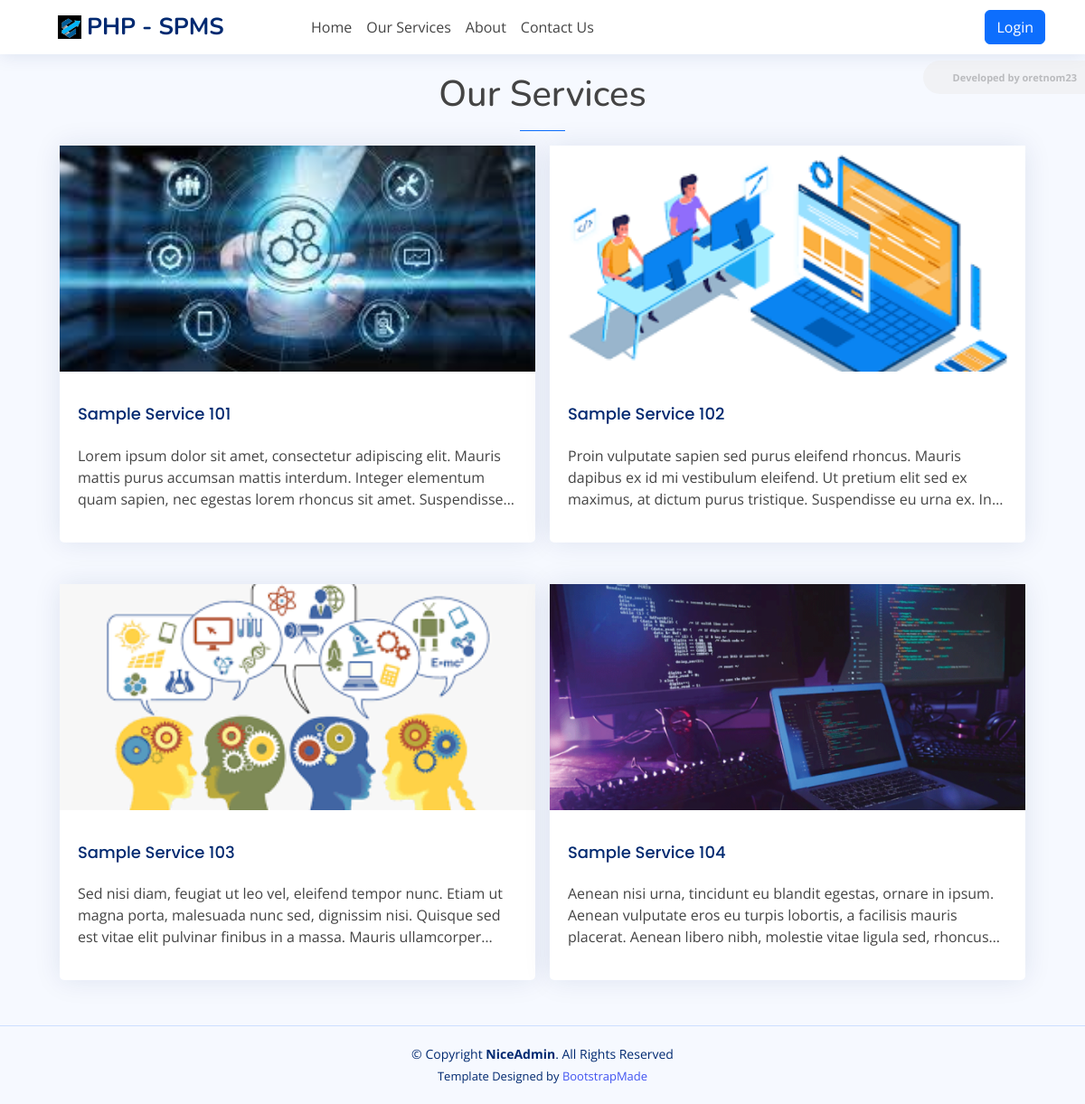
/?page=services, run on the app's committed database.
### tables this page shows
CREATE TABLE `service_list` (
  `id` bigint(30) NOT NULL,
  `name` text NOT NULL,
  `description` text NOT NULL,
  `image_path` text DEFAULT NULL,
  `status` tinyint(1) NOT NULL DEFAULT 1,
  `created_at` datetime NOT NULL DEFAULT current_timestamp(),
  `updated_at` datetime NOT NULL
);

### classes/DBConnection.php (called while the page is built, shortened)
<?php
class DBConnection{
    private $host = DB_SERVER;
    private $username = DB_USERNAME;
    private $password = DB_PASSWORD;
    private $database = DB_NAME;
    public $conn;
    public function __construct(){
        if (!isset($this->conn)) {
            $this->conn = new mysqli($this->host, $this->username, $this->password, $this->database);
        }
    }
}
?>

### classes/SystemSettings.php (called while the page is built, shortened)
<?php
class SystemSettings extends DBConnection{
	function info($field=''){
		if(!empty($field)){
			if(isset($_SESSION['system_info'][$field]))
				return $_SESSION['system_info'][$field];
			else
				return false;
		}else{
			return false;
		}
	}
}
$_settings = new SystemSettings();
?>

### config.php (called while the page is built, shortened)
<?php
require_once('classes/DBConnection.php');
require_once('classes/SystemSettings.php');
function validate_image($file){
    global $_settings;
	if(!empty($file)){
        $ex = explode("?",$file);
        $file = $ex[0];
        $ts = isset($ex[1]) ? "?".$ex[1] : '';
		if(is_file(base_app.$file)){
			return base_url.$file.$ts;
		}else{
			return base_url.($_settings->info('logo'));
		}
	}else{
		return base_url.($_settings->info('logo'));
	}
}
?>

### services/index.php (the view, shortened to what this page needs)
<h1 class="pageTitle text-center">Our Services</h1>
<hr class="mx-auto bg-primary border-primary opacity-100" style="width:50px">
<div class="container-sm">
    <?php
    $services = $conn->query("SELECT * FROM `service_list` where `status` = 1 order by `name` asc")->fetch_all(MYSQLI_ASSOC);
    ?>
    <div id="service-list">
        <?php if(count($services) > 0): ?>
        <?php foreach($services as $row): ?>
        <a href="<?= base_url.'?page=services/view&id='.$row['id'] ?>" class="service-item text-decoration-none text-reset">
            <div class="card">
                <div class="service-card-img">
                    <img src="<?= validate_image($row['image_path']) ?>" alt="">
                </div>
                <div class="card-body pt-3">
                    <h4 class="card-title"><?= $row['name'] ?></h4>
                    <p class="truncate-3"><?= strip_tags(htmlspecialchars_decode($row['description'])) ?></p>
                </div>
            </div>
        </a>
        <?php endforeach; ?>
        <?php endif; ?>
    </div>
</div>

### index.php (shortened to what this page needs)
<?php require_once('./config.php'); ?>
<!DOCTYPE html>
<html lang="en">
<?php require_once('inc/header.php') ?>
  <body class="toggle-sidebar">
     <?php $page = isset($_GET['page']) ? $_GET['page'] : 'home';  ?>
     <?php require_once('inc/topBarNav.php') ?>
      <main id="main" class="main">
        <div class="container-xl px-4">
          <?php
            if(!file_exists($page.".php") && !is_dir($page)){
                include '404.html';
            }else{
              if(is_dir($page))
                include $page.'/index.php';
              else
                include $page.'.php';
            }
          ?>
        </div>
      </main>
    <?php require_once('inc/footer.php') ?>
  </body>
</html>

### inc/header.php (shortened to what this page needs)
<head>
    <link href="<?= base_url ?>assets/vendor/bootstrap/css/bootstrap.min.css" rel="stylesheet">
    <link href="<?= base_url ?>assets/vendor/bootstrap-icons/bootstrap-icons.css" rel="stylesheet">
    <link href="<?= base_url ?>assets/vendor/boxicons/css/boxicons.min.css" rel="stylesheet">
    <link href="<?= base_url ?>assets/vendor/quill/quill.snow.css" rel="stylesheet">
    <link href="<?= base_url ?>assets/vendor/quill/quill.bubble.css" rel="stylesheet">
    <link href="<?= base_url ?>assets/vendor/remixicon/remixicon.css" rel="stylesheet">
    <link href="<?= base_url ?>assets/vendor/simple-datatables/style.css" rel="stylesheet">
    <link href="<?= base_url ?>assets/css/style.css" rel="stylesheet">
    <link href="<?= base_url ?>assets/css/custom.css" rel="stylesheet">
  </head>

### inc/topBarNav.php
<header id="header" class="header fixed-top d-flex align-items-center">
  <div class="container-lg d-flex justify-content-between px-4">
    <div class="d-flex align-items-center justify-content-between">
      <a href="index.html" class="logo d-flex align-items-center">
        <img src="<?= validate_image($_settings->info('logo')) ?>" alt="System Logo">
        <span class="d-none d-lg-block"><?= $_settings->info('short_name') ?></span>
      </a>
    </div>
    <nav class="header-nav me-auto">
      <ul class="d-flex align-items-center h-100">
        <li class="nav-item pe-3">
            <a href="<?= base_url ?>" class="nav-link">Home</a>
        </li>
        <li class="nav-item pe-3">
            <a href="<?= base_url.'?page=services' ?>" class="nav-link">Our Services</a>
        </li>
        <li class="nav-item pe-3">
            <a href="<?= base_url."?page=about" ?>" class="nav-link">About</a>
        </li>
        <li class="nav-item pe-3">
            <a href="<?= base_url.'?page=contact' ?>" class="nav-link">Contact Us</a>
        </li>
      </ul>
    </nav>
    <div class="d-flex align-items-center justify-content-between">
            <a href="<?= base_url.'admin' ?>" class="btn btn-primary">Login</a>
    </div>
  </div>
</header>

### inc/footer.php (shortened to what this page needs)
<footer id="footer" class="footer">
    <div class="copyright">
      &copy; Copyright <strong><span>NiceAdmin</span></strong>. All Rights Reserved
    </div>
    <div class="credits">
      Template Designed by <a href="https://bootstrapmade.com/">BootstrapMade</a>
    </div>
  </footer>

### assets/css/style.css (style rules this page uses)
:root { scroll-behavior: smooth; }
body { font-family: "Open Sans", sans-serif; background: #f6f9ff; color: #444444; }
a { color: #4154f1; text-decoration: none; }
h1, h2, h3, h4, h5, h6 { font-family: "Nunito", sans-serif; }
#main { margin-top: 60px; padding: 20px 30px; transition: all 0.3s; }
.card { margin-bottom: 30px; border: none; border-radius: 5px; box-shadow: 0px 0 30px rgba(1, 41, 112, 0.1); }
.card-title { padding: 20px 0 15px 0; font-size: 18px; font-weight: 500; color: #012970; font-family: "Poppins", sans-serif; }
.card-body { padding: 0 20px 20px 20px; }
.logo { line-height: 1; }
@media (min-width: 1200px) { .logo { width: 280px; } }
.logo img { max-height: 26px; margin-right: 6px; }
.logo span { font-size: 26px; font-weight: 700; color: #012970; font-family: "Nunito", sans-serif; }
.header { transition: all 0.5s; z-index: 997; height: 60px; box-shadow: 0px 2px 20px rgba(1, 41, 112, 0.1); background-color: #fff; padding-left: 20px; }
.header-nav ul { list-style: none; }
.header-nav>ul { margin: 0; padding: 0; }
@media (min-width: 1200px) { #main, #footer { margin-left: 300px; } }
@media (min-width: 1200px) { .toggle-sidebar #main, .toggle-sidebar #footer { margin-left: 0; } }
.footer { padding: 20px 0; font-size: 14px; transition: all 0.3s; border-top: 1px solid #cddfff; }
.footer .copyright { text-align: center; color: #012970; }
.footer .credits { padding-top: 5px; text-align: center; font-size: 13px; color: #012970; }
div#service-list { position: relative; width: 100%; display: grid; grid-template-columns: repeat(3, 1fr); grid-gap: 1em; }
.service-item { width: 400px; margin: 0 auto; }
@media (max-width: 1300px) { div#service-list { grid-template-columns: repeat(2, 1fr); } }
@media (max-width: 1300px) { .service-item { width: 100%; } }
.service-card-img { width: 100%; height: 250px; overflow: hidden; }
.service-card-img>img { width: 100%; height: 100%; object-fit: cover; object-position: center center; transition:transform .2s ease; }

### assets/css/custom.css (style rules this page uses)
.truncate-3 { overflow: hidden; text-overflow: ellipsis; display: -webkit-box; -webkit-line-clamp: 3; -webkit-box-orient: vertical; }

### data on the page
service_list: image_path (picture), name "Sample Service 101", description "Lorem ipsum dolor sit amet, consectetur adipiscing elit. Mauris mattis purus accumsan mattis interdum. Integer elementum quam sapien, nec egestas lorem rhoncus sit amet.…"
service_list: image_path (picture), name "Sample Service 102", description "Proin vulputate sapien sed purus eleifend rhoncus. Mauris dapibus ex id mi vestibulum eleifend. Ut pretium elit sed ex maximus, at dictum purus tristique. Suspendisse eu urna ex.…"
service_list: image_path (picture), name "Sample Service 103", description "Sed nisi diam, feugiat ut leo vel, eleifend tempor nunc. Etiam ut magna porta, malesuada nunc sed, dignissim nisi. Quisque sed est vitae elit pulvinar finibus in a massa. Mauris…"
service_list: image_path (picture), name "Sample Service 104", description "Aenean nisi urna, tincidunt eu blandit egestas, ornare in ipsum. Aenean vulputate eros eu turpis lobortis, a facilisis mauris placerat. Aenean libero nibh, molestie vitae ligula sed,…"

### other printed values
$_settings->info('short_name') "PHP - SPMS"
